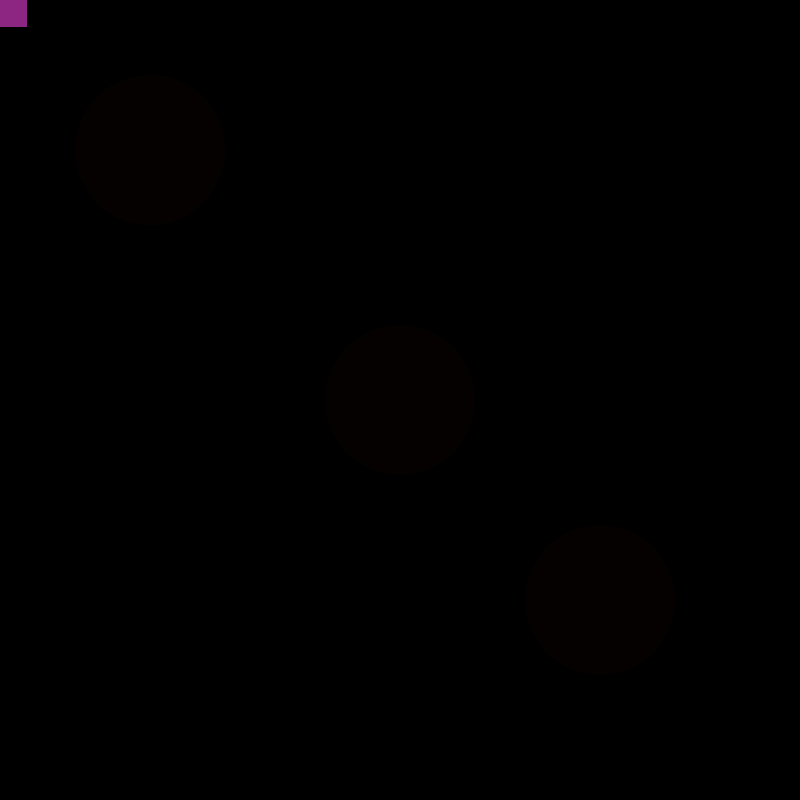
Frame 1 (no input)
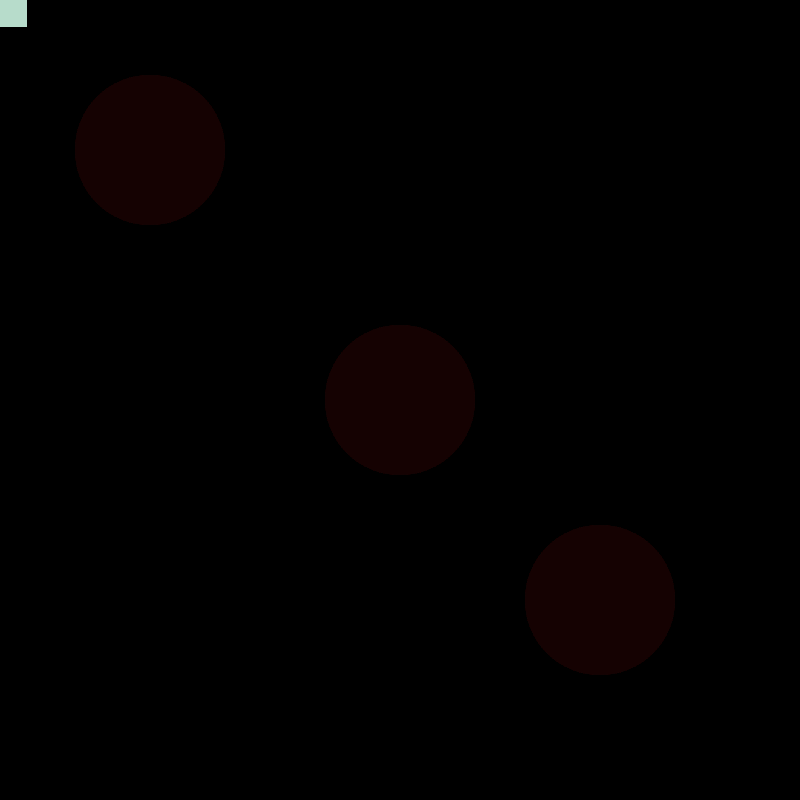
Frame 60 (the mouse pressed at the canvas centre just before this capture)
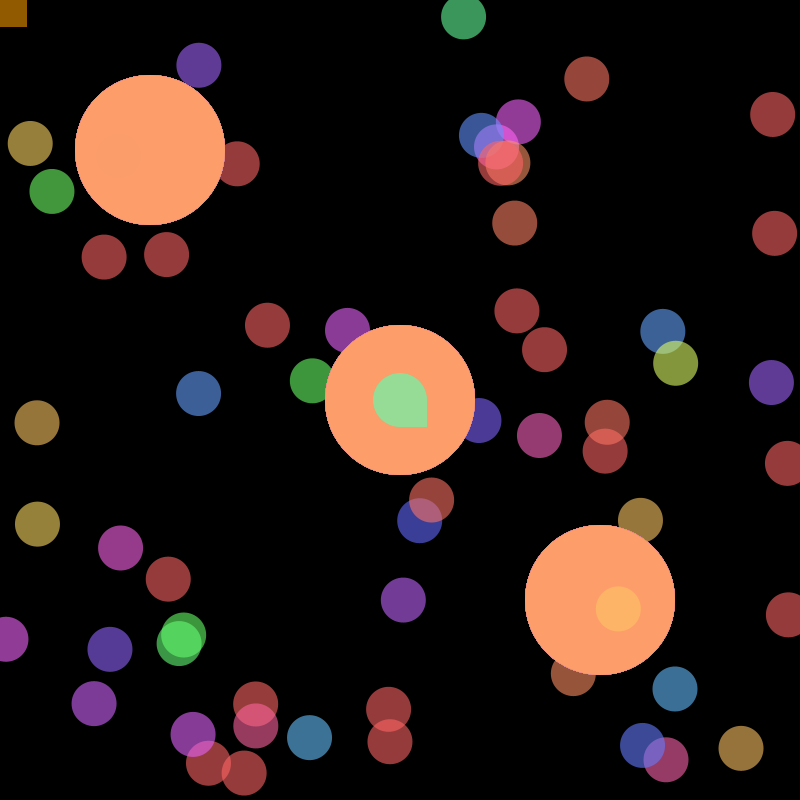
Frame 120 (the mouse held since frame 60 and released just before this capture)

The Processing sketch that drew these frames (run headless with seeded random() and noise(); from frame 60 on, the mouse is pressed at the canvas centre):

// Processing sketch: processing_174138
// ── processing_174138.pde


float contador =0;
int num = 55;
int [] x = new int [num];
int [] y = new int [num];
void setup(){ 
  size (800,800);
  background(0); 
  smooth();
  noStroke();
}
void draw (){
  fill(random(219), random(145), random(137));
  for (int i = num-1; i > 0 ; i--) {
    x[i] = x[ i-1];
    y[i] = y[ i-1];
    
    x[0] = mouseX;
    y[0] = mouseY;
  }
  for (int i=0; i<num; i++   ) {

   ellipse( x[i],y[i], i/1.0, i/1.0);
   
     rect( x[i],y[i], i/2.0, i/2.0);
   //ellipse( x[i],y[i], i/5.0, i/5.0);}
    //triangle(x[i],y[i],50,20, i/2.0, i/2.0);}
} 
  colorMode(HSB,390,100,100);
  if(mouseX<=250){
    fill(719,90,9,70);
  }
 
  
  else {
    fill (354,92,97,50);
    if (mousePressed){
      fill(random(560),60,350,150);
      
      ellipse(random(width),random(height),45,45);
    }
    else{
      if(mouseY<=200){
      fill(255,54,42);
      rect(0,0,800,800);
    }
  }
  }
  ellipse(width/2,height/2,150,150);
  ellipse(150,150, 150,150);
  ellipse(600,600,150,150);
}
